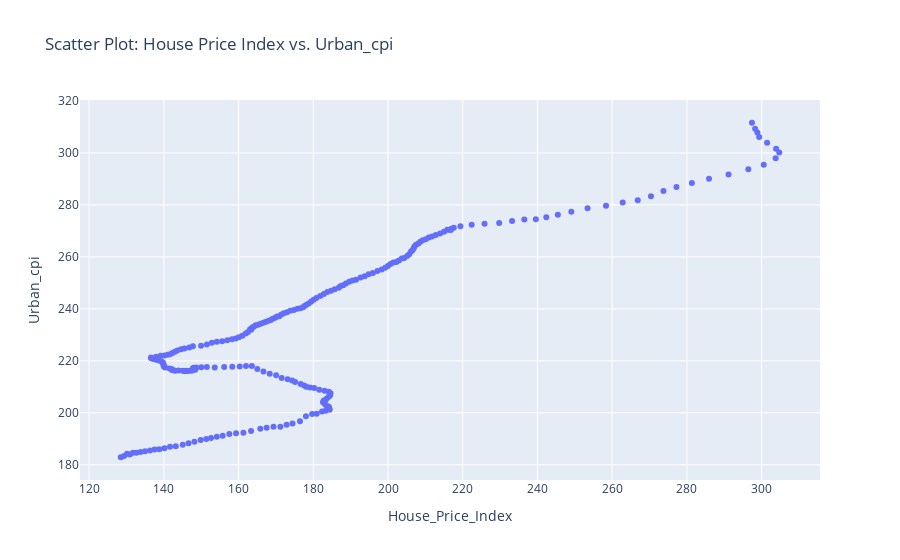

The notebook cell this image was saved under:
### Markdown cell above
# Urban_cpi vs House_Price_Index

### Code cell
fig = px.scatter(file, x='House_Price_Index', y='Urban_cpi', title='Scatter Plot: House Price Index vs. Urban_cpi')

fig.show()

### Figure 1 — Plotly figure (JSON) as saved in the notebook; plotly's stock layout.template omitted (floating-point values rounded to 4 significant figures; data arrays with more than 128 entries replaced by an {"elided": "..."} marker saying what was removed)
{"data": [{"hovertemplate": "House_Price_Index=%{x}<br>Urban_cpi=%{y}<extra></extra>", "legendgroup": "", "marker": {"color": "#636efa", "symbol": "circle"}, "mode": "markers", "name": "", "orientation": "v", "showlegend": false, "type": "scatter", "x": {"elided": "240 float values"}, "xaxis": "x", "y": {"elided": "240 float values"}, "yaxis": "y"}], "layout": {"legend": {"tracegroupgap": 0}, "title": {"text": "Scatter Plot: House Price Index vs. Urban_cpi"}, "xaxis": {"anchor": "y", "domain": [0, 1], "title": {"text": "House_Price_Index"}}, "yaxis": {"anchor": "x", "domain": [0, 1], "title": {"text": "Urban_cpi"}}}}
